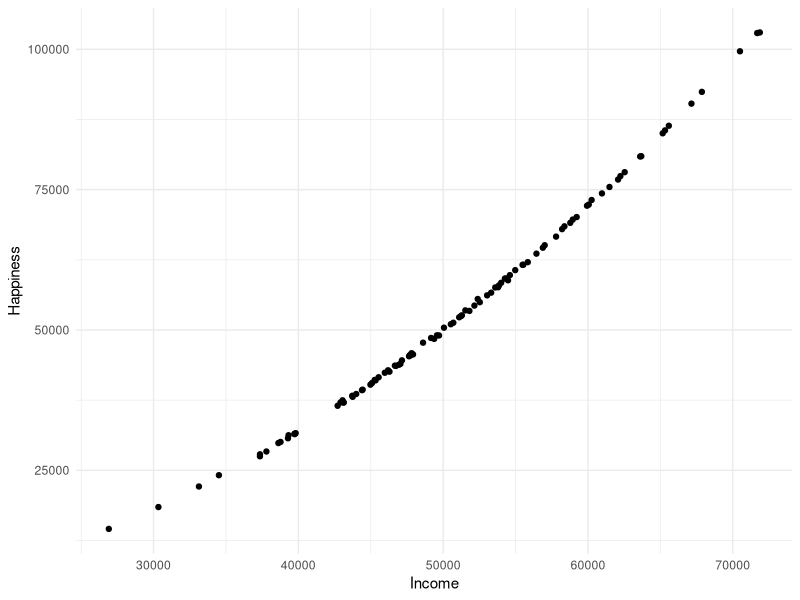
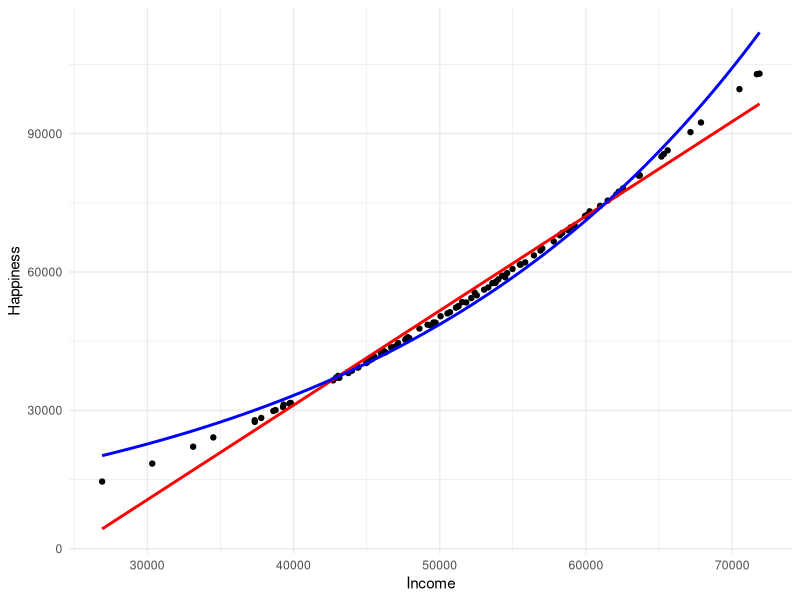
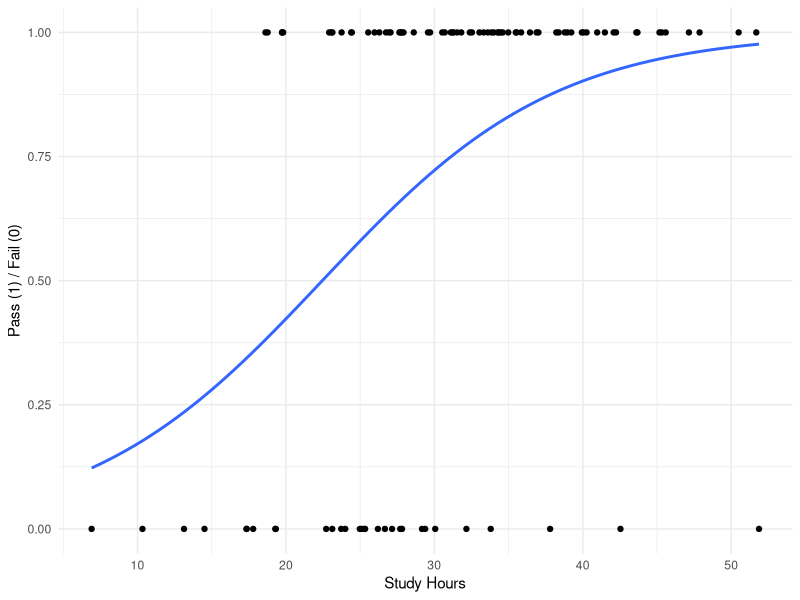

Recreate these plots in R, in order.
# Load necessary libraries
library(ggplot2)
library(MASS)  # For generating Poisson distributed data

# Set seed for reproducibility
set.seed(123)

# Simulate data
income <- rnorm(100, mean = 50000, sd = 10000)  # Simulating income data
happiness <- rpois(100, lambda = 0.00002 * income^2)  # Simulating happiness data (quadratic relationship with income)

# Create data frame
data <- data.frame(income, happiness)

# Visualize the relationship
ggplot(data, aes(x = income, y = happiness)) +
  geom_point() +
  labs(x = "Income", y = "Happiness") +
  theme_minimal()

# Fit linear regression model
linear_model <- lm(happiness ~ income, data = data)

# Fit Poisson regression model (GLM)
poisson_model <- glm(happiness ~ income, data = data, family = poisson)

# Compare model summaries
summary(linear_model)
summary(poisson_model)

# Plot observed data points and fitted lines
ggplot(data, aes(x = income, y = happiness)) +
  geom_point() +
  geom_smooth(method = "lm", se = FALSE, color = "red") +  # Fitted line from linear regression
  stat_smooth(method = "glm", method.args = list(family = poisson), se = FALSE, color = "blue") +  # Fitted line from Poisson regression
  labs(x = "Income", y = "Happiness") +
  theme_minimal()


# Load necessary libraries
library(ggplot2)

# Set seed for reproducibility
set.seed(123)

# Simulate data
study_hours <- rnorm(100, mean = 30, sd = 10)  # Simulating study hours data
pass_prob <- plogis(0.1 * (study_hours - 20))  # Simulating probability of passing based on study hours
pass <- rbinom(100, 1, pass_prob)  # Simulating pass or fail based on probability

# Create data frame
data <- data.frame(study_hours, pass)

# Visualize the relationship
ggplot(data, aes(x = study_hours, y = pass)) +
  geom_point() +
  geom_smooth(method = "glm", method.args = list(family = "binomial"), se = FALSE) +
  labs(x = "Study Hours", y = "Pass (1) / Fail (0)") +
  theme_minimal()

# Fit linear regression model
linear_model <- lm(pass ~ study_hours, data = data)

# Fit logistic regression model (GLM)
logistic_model <- glm(pass ~ study_hours, data = data, family = binomial)

# Compare model summaries
summary(linear_model)
summary(logistic_model)
